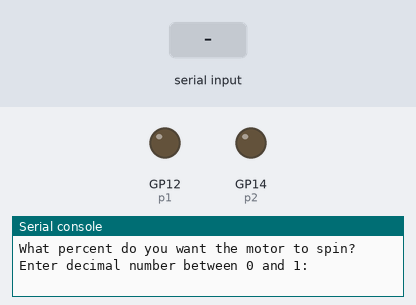
The program below on a simulated Raspberry Pi Pico running MicroPython. On the bench: output pins drawn as LEDs (lit = HIGH), the last lines printed to the serial console. Inputs (shaded band) come from the test bench.

Above: at 1.2 s.
1.3 s: "5" typed at the serial console, then Enter
At 1.7 s:
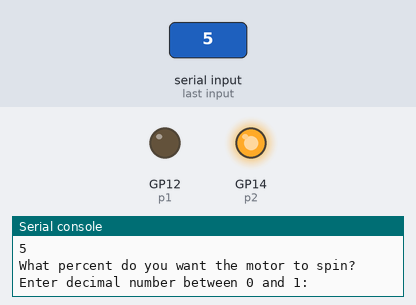
2.8 s: "200" typed at the serial console, then Enter
At 4.0 s:
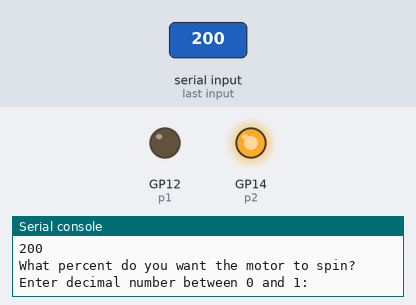
Timing chart, 0 to 5.8 s (numbered marks = the images above; inputs shaded):
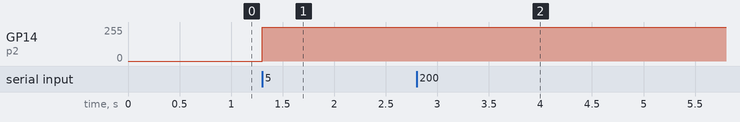

Measured:
- after the input at 1.3 s, GP14 (p2): 0/255 → 255/255 at once
- after the input at 2.8 s, GP14 (p2): 255/255 → 254/255 at once

The program:

pwm_try.py
```python
from machine import Pin, PWM
import time

# Frequency doesnt matter too much

# duty_u16 sends 16 bit value, 0 to (2^16)-1
frequency = 5000

# Evan, Nelson, Mikey - Pins are 26, 27
# Mitch, Ethan, Drake - Pins are 12, 14

p1 = PWM(12, frequency)
p2 = PWM(14, frequency)

#duty_cycle = (((2**16)-1)//2)

#print(duty_cycle)

while True:

    per = float(input("What percent do you want the motor to spin? Enter decimal number between 0 and 1:\n"))

    duty_cycle = int((((2**16)-1)*per))

    p2.duty_u16(duty_cycle)
    p1.duty_u16(0)
```
